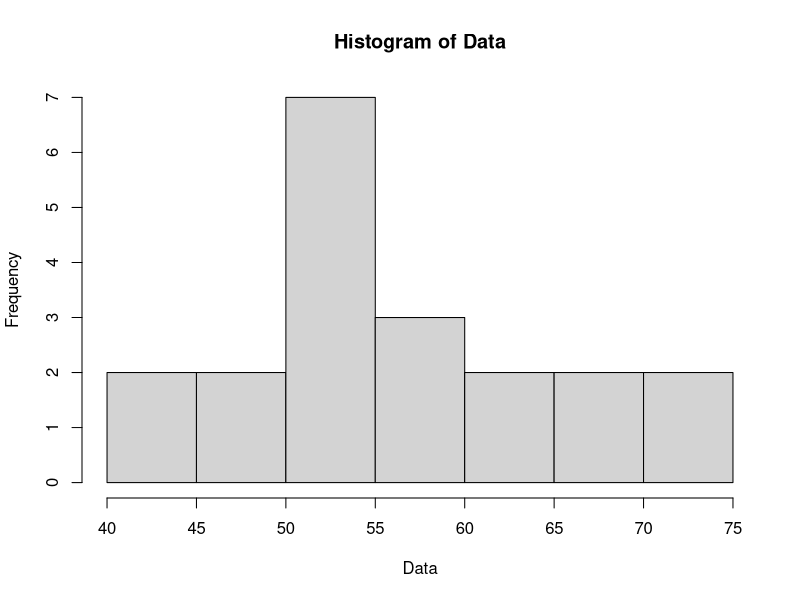
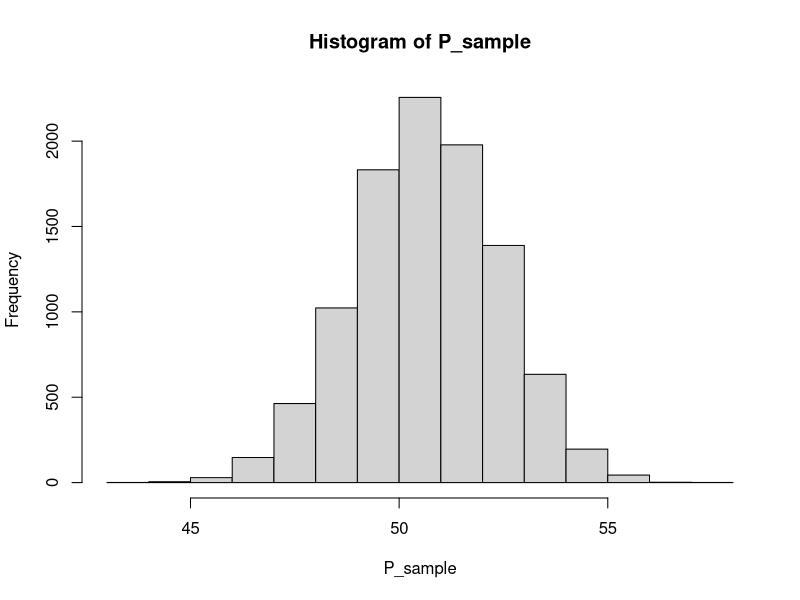
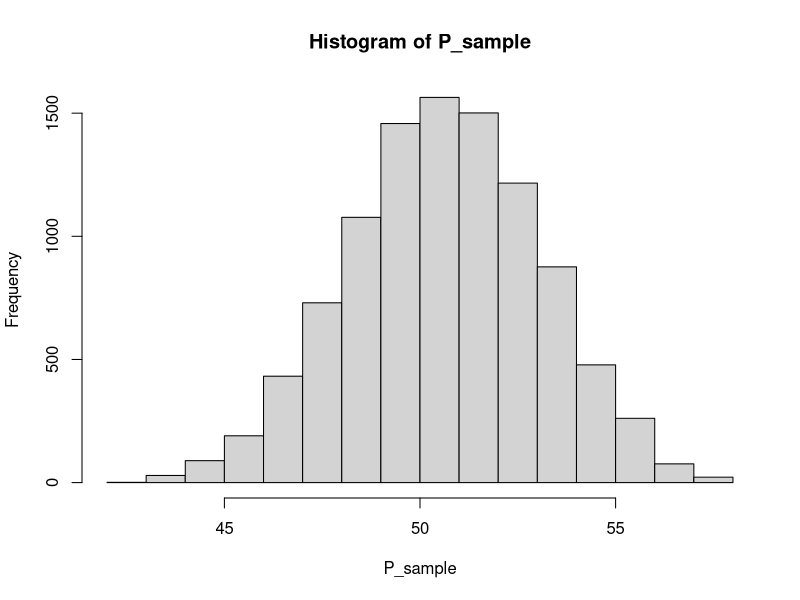
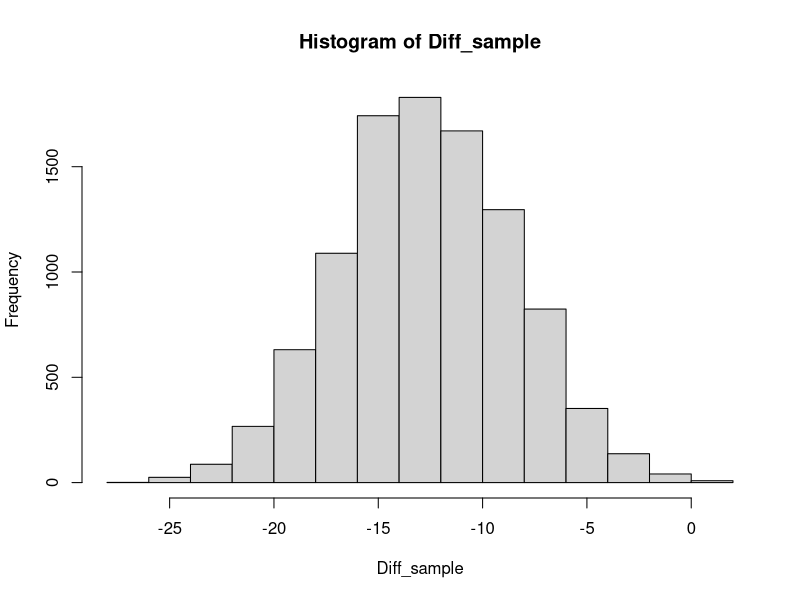

Write the R code that produced these figures, in order.
## ---- chunk 1
knitr::opts_chunk$set(echo = TRUE)
## ---- chunk 2

Placebo = c(54,51,58,44,55,52,42,47,58,46)
Drug = c(54,73,53,70,73,68,52,65,65,60)

Data = c(Placebo, Drug)
Data_sd = sd(Data)
hist(Data)

## ---- chunk 3
P_sample=numeric()
n=10
for (i in 1:10000) {
  P_sample[i] = mean(Placebo[sample(1:length(Placebo), n, replace=T)])
}

hist(P_sample)
sd(P_sample)

## ---- chunk 4
P_sample=numeric()
n=5
for (i in 1:10000) {
  P_sample[i] = mean(Placebo[sample(1:length(Placebo), n, replace=T)])
}

hist(P_sample)
sd(P_sample)


## ---- chunk 5
Pse=sd(Placebo)/sqrt(length(Placebo))
Pse  # 1.8 -- this is one SD from the sample mean

t_0.975 = qt(p = .975, df = length(Placebo)-1)
t_0.975  # 2.26 = z-score for 97.5% area

# now we can compute
# point on x-axis in original distribution that corresponds to z = 2.26
Pse * t_0.975
# now can calculate 95% CI
Pmean = mean(Placebo)
Pmean - Pse * t_0.975
Pmean + Pse * t_0.975

# use sample SD to approximate population SD
# now can get an estimate how how likely it is that we have captured the true pop mean
## ---- chunk 6
t.test(Placebo, mu=mean(Placebo))
## ---- chunk 7
(Pmean - mean(Data))/Pse

# Because we want to look at both extreme values (lower 2.5% and higher 2.5%),
# and we know the distribution is summterical, simply multiply p-value by 2.
pt((Pmean - mean(Data))/Pse, df = 9)*2

## ---- chunk 8
t.test(Placebo, mu=mean(Data))

## ---- chunk 9

Diff_sample = numeric()
n=5
for (i in 1:10000) {
  Diff_sample[i] = mean(Placebo[sample(1:length(Placebo),n,replace=T)])-
    mean(Drug[sample(1:length(Drug), n, replace = T)])
}

hist(Diff_sample)

## ---- chunk 10
se_diff = ( sqrt (
  ((sd(Placebo)**2)/length(Placebo)) + 
    ((sd(Drug)**2)/length(Drug))))

se_diff

## ---- chunk 11

Diff_mean = mean(Placebo) - mean(Drug)  # -12.6
Diff_mean

qt(p=0.025, df=18)*se_diff
qt(p=0.975, df=18)*se_diff

Diff_mean + qt(p=0.025, df=18)*se_diff
Diff_mean - qt(p=0.025, df=18)*se_diff

Diff_mean - qt(p=0.975, df=18)*se_diff
Diff_mean + qt(p=0.975, df=18)*se_diff

Diff_mean + qt(p=0.025, df=18)*se_diff
Diff_mean + qt(p=0.975, df=18)*se_diff
## ---- chunk 12

tstat = Diff_mean / se_diff
tstat
## ---- chunk 13
#using our calculations done by hand
2*pt(q = tstat, 
     df = (length(Placebo)+length(Drug)-2), 
     lower.tail = T)

#confirmation using the t.test() function.
t.test(Placebo, Drug, var.equal = T)
## ---- chunk 14
DrugDiff = Placebo-Drug
## ---- chunk 15
t_stat = mean(DrugDiff)/(sd(DrugDiff)/sqrt(length(DrugDiff)))

2*pt(t_stat, df=9, lower.tail = T)
## ---- chunk 16
t.test(DrugDiff, mu=0)
## ---- chunk 17
t.test(Placebo, Drug, paired = T, var.equal = T)

## ---- chunk 18
Data

DrugDiff = Placebo - Drug
print(DrugDiff)

DrugDiff = DrugDiff[which(DrugDiff != 0)]
print(DrugDiff)

DrugDiffRank = rank(abs(DrugDiff))
print(DrugDiffRank)

t_neg = sum(DrugDiffRank[DrugDiff < 0])
t_neg

t_pos = sum(DrugDiffRank[DrugDiff > 0])
t_pos

t_min = min(t_pos,t_neg)
t_min

n_diff = length(DrugDiff)
n_diff
## ---- chunk 19
mu_diff = n_diff*(n_diff+1)/4
mu_diff
## ---- chunk 20
var_diff = n_diff*(n_diff + 1)*(2*n_diff + 1)/24
var_diff
## ---- chunk 21
sd_diff = sqrt(var_diff)
sd_diff
## ---- chunk 22
z_diff = (t_min - mu_diff)/sd_diff
z_diff

2*pnorm(z_diff, lower.tail = T)

## ---- chunk 23
wilcox.test(Placebo, Drug, paired = T)

## ---- chunk 24
Data
DataRank = rank(abs(Data))
DataRank

DataRankSums = tapply(DataRank,rep(c("P","D"),each=10),sum)
DataRankSums

n_placebo = length(Placebo)
n_drug = length(Drug)

t_P  = DataRankSums["P"]
t_D  = DataRankSums["D"]

w_P = t_P - (n_placebo*(n_placebo + 1)/2)
w_P
w_D = t_D - (n_drug*(n_drug + 1)/2)
w_D
## ---- chunk 25

sd_w_squared = (n_placebo*n_drug/12) * (n_placebo + n_drug + 1)
sd_w = sqrt(sd_w_squared)
sd_w
## ---- chunk 26
mu_w = n_placebo * n_drug / 2
mu_w
## ---- chunk 27
z_w = (w_D-mu_w)/sd_w
z_w

2*pnorm(z_w, lower.tail = F)
2*pnorm(w_D, mean=mu_w, sd=sd_w, lower.tail = F)
## ---- chunk 28
wilcox.test(Placebo, Drug)

## ---- chunk 29
# Break the problem into discrete steps

# Combine the values and rank them together.

#Placebo = c(54,51,58,44,55,52,42,47,58,46)
#Drug = c(54,73,53,70,73,68,52,65,65,60)
#Data = c(Placebo, Drug)
Data

# create a factor
DataGroup = factor(rep(c("P","D"),each=10))
  
# Create a loop that repeates 10,000 times
for (i in 1:10000) {

  # shuffle values
  shuffled.values = sample(Data, replace=F)

  # rank shuffled values (smallest to largest, with smallest = 1)
  DataRank = rank(abs(Data))
  DataRankSums = tapply(DataRank,DataGroup,sum)

  # calculate T1 and T2
  t_P  = DataRankSums["P"]
  t_D  = DataRankSums["D"]

  # calculate W1 and W2
  n_placebo = length(Placebo)
  n_drug = length(Drug)

  w_P = t_P - (n_placebo*(n_placebo + 1)/2)
  w_D = t_D - (n_drug*(n_drug + 1)/2)

  # take the min(W1,W2) and save it in a growing vector
  min(w_P,w_D)
}
